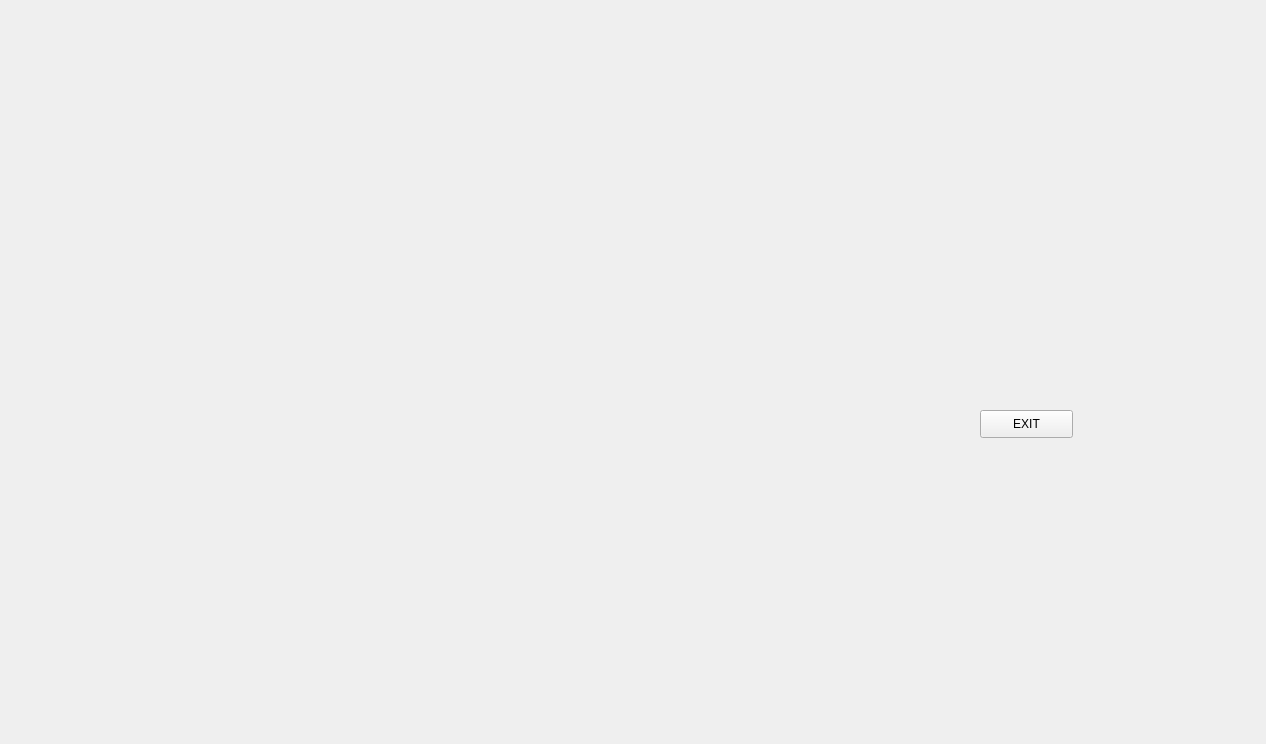
<?xml version="1.0" encoding="UTF-8"?>
<ui version="4.0">
 <class>Form</class>
 <widget class="QWidget" name="Form">
  <property name="geometry">
   <rect>
    <x>0</x>
    <y>0</y>
    <width>1266</width>
    <height>744</height>
   </rect>
  </property>
  <property name="windowTitle">
   <string>Form</string>
  </property>
  <widget class="QLabel" name="label">
   <property name="geometry">
    <rect>
     <x>0</x>
     <y>0</y>
     <width>1261</width>
     <height>741</height>
    </rect>
   </property>
   <property name="text">
    <string/>
   </property>
   <property name="pixmap">
    <pixmap>lib/BAR1.png.jpg</pixmap>
   </property>
   <property name="scaledContents">
    <bool>true</bool>
   </property>
  </widget>
  <widget class="QPushButton" name="pushButton">
   <property name="geometry">
    <rect>
     <x>980</x>
     <y>410</y>
     <width>93</width>
     <height>28</height>
    </rect>
   </property>
   <property name="autoFillBackground">
    <bool>false</bool>
   </property>
   <property name="styleSheet">
    <string notr="true">QLabel
{
rgb(170, 0, 0)
font: 75 11pt &quot;MS Shell Dlg 2&quot;;
}</string>
   </property>
   <property name="text">
    <string>EXIT</string>
   </property>
  </widget>
  <widget class="QLabel" name="label_2">
   <property name="geometry">
    <rect>
     <x>350</x>
     <y>150</y>
     <width>541</width>
     <height>451</height>
    </rect>
   </property>
   <property name="text">
    <string/>
   </property>
   <property name="pixmap">
    <pixmap>lib/jarvisui.gif</pixmap>
   </property>
   <property name="scaledContents">
    <bool>true</bool>
   </property>
  </widget>
 </widget>
 <resources/>
 <connections/>
</ui>
